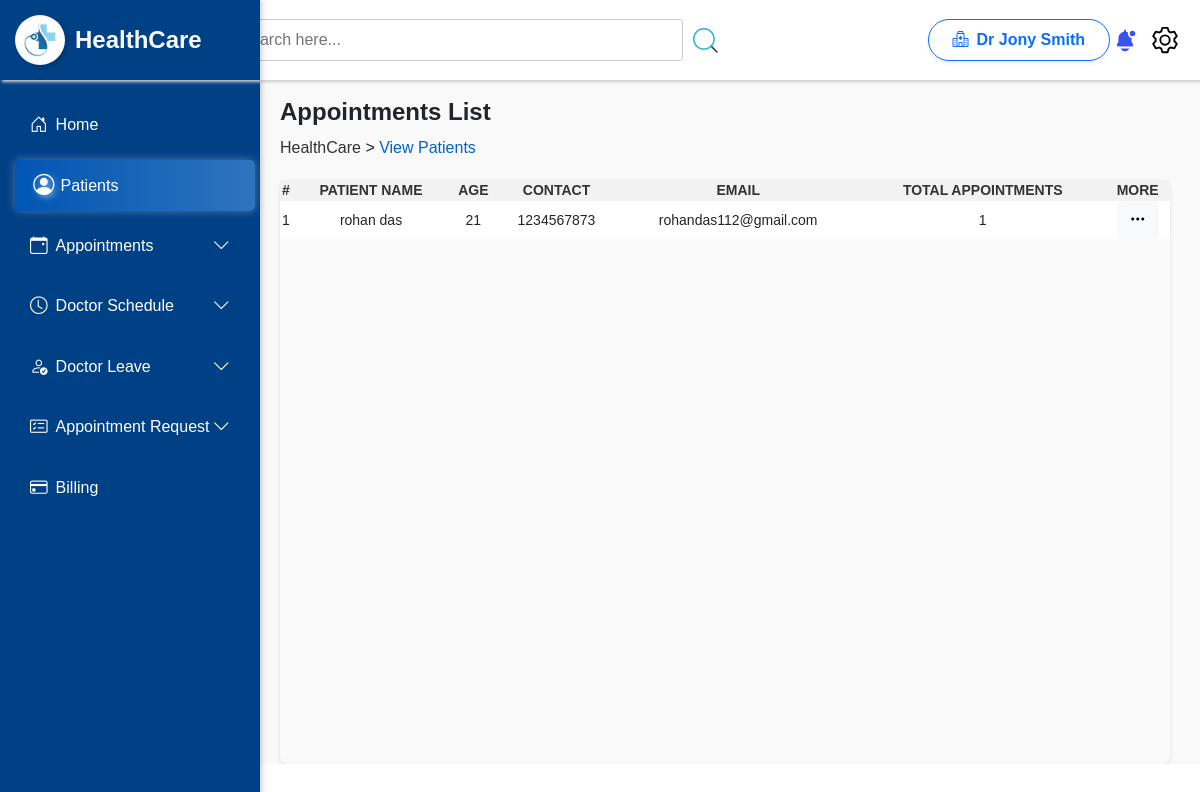
/Healthcare_manage/doctor/viewpatient.php (signed in), run on the app's committed database.
### tables this page shows
CREATE TABLE `doctors` (
  `doctor_id` int(5) NOT NULL,
  `doctor_name` varchar(50) NOT NULL,
  `specilization` varchar(100) NOT NULL,
  `consultancy_fee` decimal(5,0) NOT NULL,
  `dob` date NOT NULL,
  `gender` varchar(50) NOT NULL,
  `address` varchar(255) NOT NULL,
  `email` varchar(255) NOT NULL,
  `contact` decimal(10,0) NOT NULL,
  `username` varchar(50) NOT NULL,
  `password` varchar(255) NOT NULL,
  `photo` varchar(255) NOT NULL,
  `status` varchar(50) NOT NULL DEFAULT 'Active',
  `create_at` datetime NOT NULL DEFAULT current_timestamp()
);

CREATE TABLE `patients` (
  `patient_id` int(5) NOT NULL,
  `patient_name` varchar(100) NOT NULL,
  `gender` varchar(10) NOT NULL,
  `dob` date NOT NULL,
  `email` varchar(255) NOT NULL,
  `contact` decimal(10,0) NOT NULL,
  `username` varchar(100) NOT NULL,
  `password` varchar(255) NOT NULL,
  `status` varchar(50) NOT NULL DEFAULT 'Active',
  `create_at` datetime NOT NULL DEFAULT current_timestamp()
);

### Healthcare_manage/doctor/viewpatient.php (the view, shortened to what this page needs)
<?php
$conn = connection();
$duname = $_SESSION['doctor'];
$query2 = mysqli_query($conn, "SELECT * FROM doctors WHERE username='$duname'");
$doctor = mysqli_fetch_assoc($query2);
$did = $doctor["doctor_id"];
$query3 = mysqli_query($conn, "SELECT p.patient_id, p.patient_name, p.dob, p.contact,p.email, COUNT(a.appoint_id) AS total_appointments FROM patients p JOIN appointments a ON p.patient_id = a.patient_id WHERE a.doctor_id = $did GROUP BY p.patient_id");
?>
<!DOCTYPE html>
<html lang="en">
<head>
    <link rel="stylesheet" href="./style/viewpatient.css">
    <link rel="stylesheet" href="https://cdn.datatables.net/1.11.5/css/jquery.dataTables.min.css" />
    <link rel="stylesheet" href="https://cdn.datatables.net/2.2.2/css/dataTables.dataTables.css" />
    <link rel="stylesheet" href="https://cdn.datatables.net/buttons/3.2.2/css/buttons.dataTables.css" />
    <link href="https://cdn.jsdelivr.net/npm/bootstrap@5.3.3/dist/css/bootstrap.min.css" rel="stylesheet"
>
    <link rel="stylesheet" href="https://cdn.jsdelivr.net/npm/bootstrap-icons/font/bootstrap-icons.css">
</head>
<body>
    <?php
    include_once("./Navbar.php");
    include_once("./admin_header.php");
    ?>
    <div class="content">
        <div class="header-list">
            <div class="left pt-4">
                <h4 class="fw-bold">Appointments List</h4>
                <p style="margin-top:10px;"><a href="./Dashboard.php"> HealthCare </a> > <span> View Patients
                    </span></p>
            </div>
        </div>
        <div class="container">
            <div class="table-container">
                <table id="myTable" class="nowrap">
                    <thead>
                        <tr>
                            <th class="text-center">#</th>
                            <th class="text-center">Patient Name</th>
                            <th class="text-center">Age</th>
                            <th class="text-center">Contact</th>
                            <th class="text-center">Email</th>
                            <th class="text-center">Total Appointments</th>
                            <th class="text-center">More</th>
                        </tr>
                    </thead>
                    <tbody>
                        <?php while ($patient = mysqli_fetch_assoc($query3)) {
                            $dob = $patient["dob"];
                            $age = date_diff(date_create($dob), date_create('today'))->y; ?>
                            <tr>
                                <td class="text-center"><?= $patient["patient_id"] ?></td>
                                <td class="text-center"><?= $patient["patient_name"] ?></td>
                                <td class="text-center"><?= $age  ?></td>
                                <td class="text-center"><?= $patient["contact"] ?></td>
                                <td class="text-center"><?= $patient["email"] ?></td>
                                <td class="text-center"><?= $patient["total_appointments"] ?></td>
                                <td class="text-center">
                                    <button class="btn btn-light" data-bs-toggle="modal" data-bs-target="#detailsModal<?= $patient["patient_id"] ?>">
                                        <i class="bi bi-three-dots"></i>
                                    </button>
                                </td>
                            </tr>
                        <?php } ?>
                    </tbody>
                </table>
            </div>
        </div>
    </div>
</body>
</html>

### Healthcare_manage/doctor/admin_header.php (shortened to what this page needs)
<?php
$conn = connection();
$duname = $_SESSION['doctor'];
$query2 = mysqli_query($conn, "SELECT * FROM doctors where username='$duname'");
$doctor = mysqli_fetch_assoc($query2);
?>
<!DOCTYPE html>
<html lang="en">
<head>
</head>
<body>
    <div class="box">
        <div class="search-container">
            <input type="search" class="search-bar" id="search-bar" placeholder="Search here...">
            <img src="./../assets/images/search.svg" height="25" id="search-button">
        </div>
        <div class="d-flex align-items-center">
            <a class="btn btn-outline-primary d-flex align-items-center px-4 py-2 rounded-pill shadow-sm fw-bold">
                <i class="bi bi-hospital me-2"></i>
                <span><?= $doctor["doctor_name"] ?></span>
            </a>
        </div>
        <div class="icons">
            <img src="./../assets/images/notification.svg" alt="Notification" class="icon" id="notification">
            <img src="./../assets/images/setting.svg" alt="Settings" class="icon" id="setting">
        </div>
    </div>
</body>
</html>

### Healthcare_manage/doctor/style/viewpatient.css (style rules this page uses)
.content { margin-left: 250px; padding: 0 10px; overflow-x: hidden; background-color: #f9f9f9; }
.header-list { height: 10vh; width: 100%; display: flex; align-items: center; justify-content: space-between; padding: 50px 10px; }
.left, .right { align-items: center; }
.left { flex-grow: 1; padding: 10px; }
.left a { text-decoration: none; color: #333; }
.left span { color: #0063cc; }
.content .container { min-height: 73vh; width: 100%; padding: 0px 20px; background-color: #f9f9f9; border-radius: 8px; display: flex; }
.table-container { width: 100%; border-radius: 8px; box-shadow: 0 2px 4px rgba(0, 0, 0, 0.1); }
table { min-width: 100%; border-collapse: collapse; background-color: #fff; }
thead { background-color: #f2f2f2; }
th, td { text-align: center; font-size: 14px; }
th { text-transform: uppercase; color: #333; background-color: #f2f2f2; }

### Healthcare_manage/doctor/style/Navbar.css (style rules this page uses)
* { margin: 0; padding: 0; box-sizing: border-box; font-family: Arial, sans-serif; }

### Healthcare_manage/doctor/admin_header.php (style rules this page uses)
.box { width: 100%; display: flex; justify-content: center; align-items: center; padding: 0 20px; background-color: #fff; height: 10vh; box-shadow: 2px 2px 3px rgb(206, 206, 206); }
.search-container { height: 100%; width: 100%; display: flex; justify-content: center; align-items: center; flex: 1; gap: 10px; min-width: 280px; }
.search-container #search-button { border: none; cursor: pointer; }
.search-bar { width: 50%; padding: 8px 10px; font-size: 16px; border: 1px solid #ccc; border-radius: 4px; outline: none; }
.icons { height: 100%; display: flex; justify-content: space-around; align-items: center; gap: 10px; flex-shrink: 0; }
.icon { width: 30px; height: 30px; cursor: pointer; }
.box { position: sticky; top: 0; z-index: 1; }

### data on the page
doctors: doctor_name "Dr Jony Smith"
patients: patient_id "1", patient_name "rohan das", dob "21", contact "1234567873", email "rohandas112@gmail.com", total_appointments "1"
